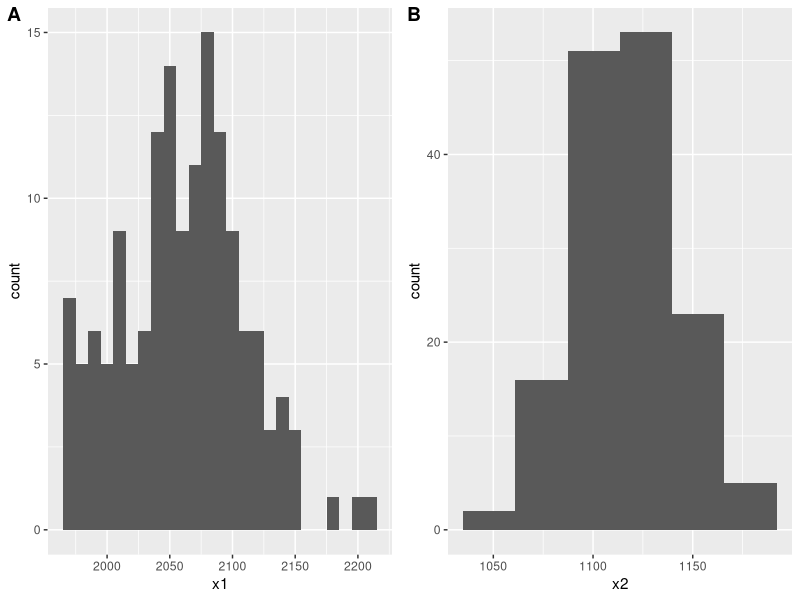
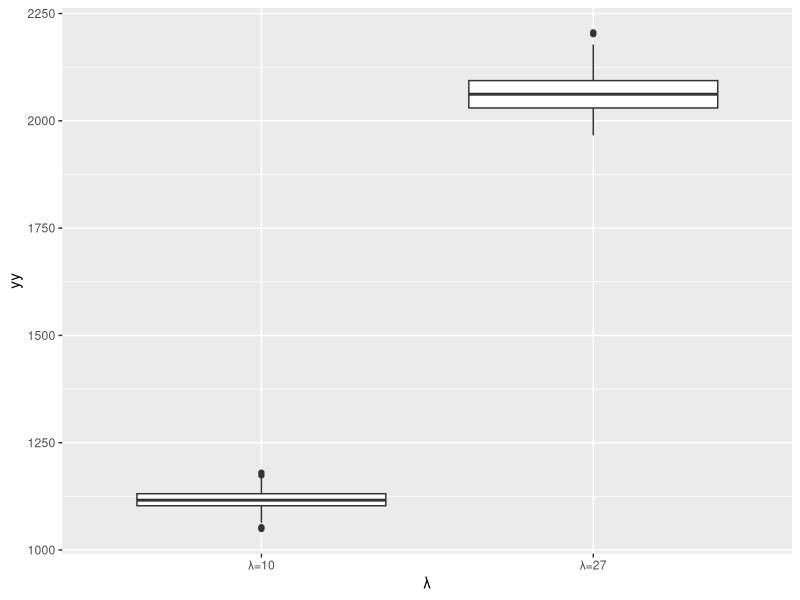
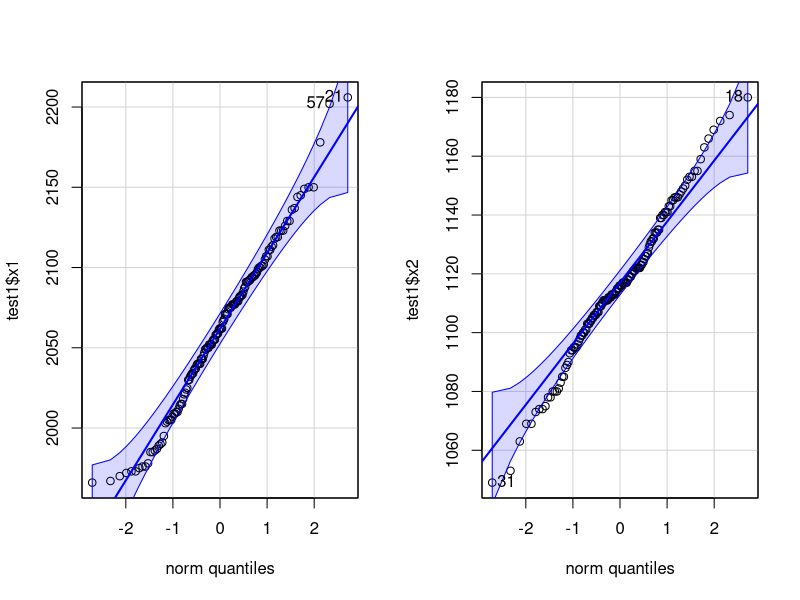

R code for these plots, in order:
## ---- chunk 1
test1<-read.csv("test1.csv")
#View(test1)
## ---- chunk 2
library(dplyr)
library(psych)
describe(test1[,2:3])
## ---- chunk 3
library(ggplot2)
library(cowplot)
p1<-ggplot(test1 , aes(x = x1))+geom_histogram(binwidth=10)
p2<-ggplot(test1 , aes(x = x2))+geom_histogram(binwidth=(max(test1$x2)-min(test1$x2))/5)
plot_grid(p1,p2,labels="AUTO")
## ---- chunk 4
  r<- data.frame(xx=as.factor(c(rep("λ=27",nrow(test1)),rep("λ=10",nrow(test1)))),yy=c(test1$x1,test1$x2))
ggplot(r, aes(x = xx,y=yy))+geom_boxplot()+labs(x="λ")
#p1<-ggplot(test1 , aes(x = x1))+geom_boxplot()
#p2<-ggplot(test1 , aes(x = x2))+geom_boxplot()
#plot_grid(p1,p2,nrow=2,labels="AUTO")
## ---- chunk 5
library("car")
par(mfrow=c(1,2))
qqPlot(test1$x1)
qqPlot(test1$x2)

## ---- chunk 6
ks.test(test1$x1,"pnorm")
